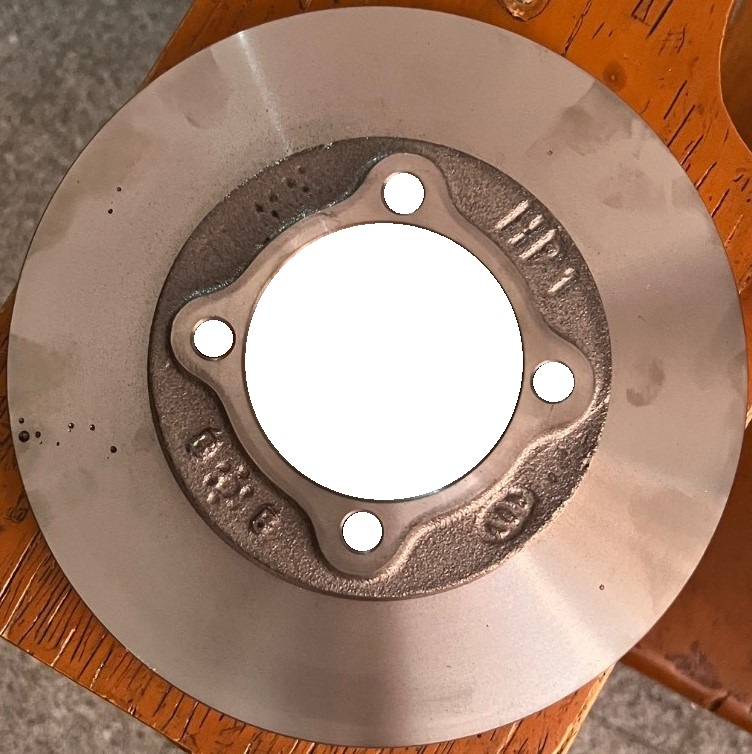
#> input picture Brake-disc-quality-control/img/disc.jpg, 752 x 754 px
$ python brake_disc_qc.py
#> lines starting #> are read from the running program, lines starting #| are printed output that depends on the picture; after the words box and inside, x2 and y2 are one past the last pixel; in counts of white or black regions, pixels touching at a corner belong together
import cv2
import numpy as np
import math
import os

# ==========================================
# PARAMETERS
# ==========================================

BASE_DIR = os.path.dirname(os.path.abspath(__file__))
DISC_IMAGE = os.path.join(BASE_DIR, "img", "disc.jpg")

OUTPUT_DIR = os.path.join(BASE_DIR, "outputs")
os.makedirs(OUTPUT_DIR, exist_ok=True)

# اندازه های واقعی اعلام شده
NOMINAL_CENTER_DIAMETER = 75.0      # mm - قطر سوراخ مرکزی
NOMINAL_OUTER_DIAMETER = 240.0      # mm - قطر بیرونی دیسک
NOMINAL_HOLE_DIAMETER = 10.0        # mm - قطر سوراخ های پیچ
NOMINAL_CROSS_DISTANCE = 93.0       # mm - فاصله ضربدری سوراخ ها

# ==========================================
# UTILITIES
# ==========================================

def distance(p1, p2):

    dx = float(p1[0]) - float(p2[0])
    dy = float(p1[1]) - float(p2[1])

    return np.sqrt(dx*dx + dy*dy)

def mm_round(x):
    return round(x, 1)

def circularity(cnt):
    area = cv2.contourArea(cnt)

    if area <= 0:
        return 0

    peri = cv2.arcLength(cnt, True)

    if peri <= 0:
        return 0

    return 4.0 * np.pi * area / (peri * peri)

# ==========================================
# LOAD IMAGE
# ==========================================

img = cv2.imread(DISC_IMAGE)
#> img is the input picture: shape (754, 752, 3); mean B, G, R 113.4, 131.9, 163.2

if img is None:
    raise Exception("disc.jpg not found")

original = img.copy()

gray = cv2.cvtColor(img, cv2.COLOR_BGR2GRAY)

gray = cv2.GaussianBlur(gray, (7,7), 1)

# ==========================================
# CENTRAL HOLE DETECTION (LOCAL ROI)
# ==========================================

h, w = gray.shape

# یک ROI تقریبی از مرکز تصویر
# این ROI فقط برای پیدا کردن سوراخ سفید وسط است
roi_x1 = 60
roi_y1 = 60
roi_x2 = 420
roi_y2 = 420

center_roi = gray[roi_y1:roi_y2, roi_x1:roi_x2]
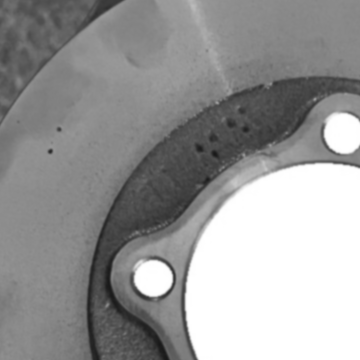
#> center_roi: shape (360, 360); min 24, max 255, mean 153.2

circles = cv2.HoughCircles(
    center_roi,
    cv2.HOUGH_GRADIENT,
    dp=1.2,
    minDist=80,
    param1=100,
    param2=20,
    minRadius=100,
    maxRadius=180
)
#> circles = [[325.8, 300.6, 140.9], [243, 255, 139.5], [115.8, 137.4, 102.6], [198.6, 327, 110.7]]

if circles is None:
    raise Exception("Central hole not detected")

circles = np.uint16(np.around(circles))
#> circles = [[326, 301, 141], [243, 255, 139], [116, 137, 103], [199, 327, 111]]

c = circles[0][0]
#> c = [326, 301, 141]
cx = int(c[0] + roi_x1)
#> cx = 386
cy = int(c[1] + roi_y1)
#> cy = 361
r_center = int(c[2])
#> r_center = 141

print("Central hole (px):", cx, cy, r_center)
#| Central hole (px): 386 361 141

# ==========================================
# HOLE DETECTION USING CONTOURS
# ==========================================

_, thresh = cv2.threshold(
    gray,
    180,
    255,
    cv2.THRESH_BINARY
)

kernel = np.ones((3,3), np.uint8)

thresh = cv2.morphologyEx(
    thresh,
    cv2.MORPH_OPEN,
    kernel
)
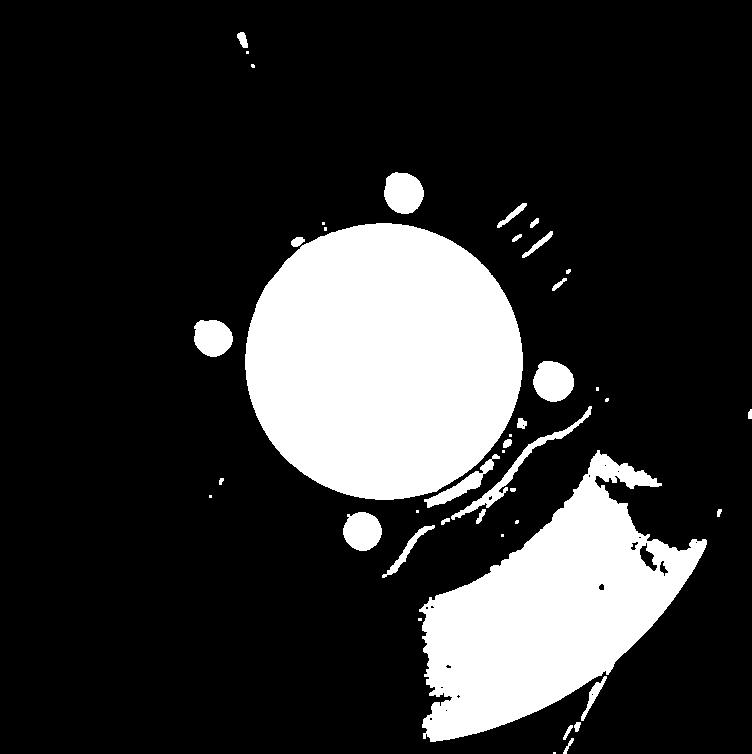
#> thresh: shape (754, 752); 19.4% white; 43 white regions (14 under 20 px)

contours, _ = cv2.findContours(
    thresh,
    cv2.RETR_EXTERNAL,
    cv2.CHAIN_APPROX_SIMPLE
)
#> contours = 43 contours, 18 with area under 20; largest, box (x1, y1, x2, y2) and area: (245, 223, 523, 500) 60051, (419, 450, 707, 742) 40031, (384, 172, 424, 214) 1248, (533, 361, 574, 402) 1238, (343, 512, 382, 551) 1118

print("Contours found =", len(contours))
#| Contours found = 43

candidates = []

for cnt in contours:

    area = cv2.contourArea(cnt)

    if area < 700:
        continue

    if area > 2000:
        continue

    circ = circularity(cnt)

    if circ < 0.75:
        continue

    (x, y), radius = cv2.minEnclosingCircle(cnt)

    x = int(x)
    y = int(y)

    dist_from_center = distance(
        (x, y),
        (cx, cy)
    )

    candidates.append(
        (
            x,
            y,
            radius,
            dist_from_center
        )
    )
#> this loop made 43 passes
#> after the loop, candidates = [(360, 529, 20.9, 170), (552, 379, 21.31, 167), (212, 335, 20.59, 175.9), (402, 192, 21.91, 169.8)]

# استفاده مستقیم از سوراخ های کاندید
holes = candidates
#> holes has the same summary as candidates

print("Candidates =", len(holes))
#| Candidates = 4

if len(candidates) != 4:
    raise Exception(f"Expected exactly 4 holes, but detected {len(candidates)}")

# مرتب سازی زاویه ای
angles = []

for h in holes:

    angle = math.atan2(
        float(h[1]) - float(cy),
        float(h[0]) - float(cx)
    )

    angles.append((angle, h))
#> this loop made 4 passes
#> (h, angle) on passes 1 to 4: ((360, 529, 20.9, 170), 1.72), ((552, 379, 21.31, 167), 0.108), ((212, 335, 20.59, 175.9), -2.99), ((402, 192, 21.91, 169.8), -1.48)
#> after the loop, angles = [(1.72, (360, 529, 20.9, 170)), (0.108, (552, 379, 21.31, 167)), (-2.99, (212, 335, 20.59, 175.9)), (-1.48, (402, 192, 21.91, 169.8))]

angles.sort()

holes = [x[1] for x in angles]
#> holes = [(212, 335, 20.59, 175.9), (402, 192, 21.91, 169.8), (552, 379, 21.31, 167), (360, 529, 20.9, 170)]

# ==========================================
# Refined bolt-circle center
# ==========================================

bolt_cx = np.mean([h[0] for h in holes])
#> bolt_cx = 381.5
bolt_cy = np.mean([h[1] for h in holes])
#> bolt_cy = 358.8

print("Bolt circle center =", round(bolt_cx, 2), round(bolt_cy, 2))
#| Bolt circle center = 381.5 358.75

# ==========================================
# POLISHED REGION (ANNULAR SURFACE)
# ==========================================

mask_outer = np.zeros(gray.shape, dtype=np.uint8)

outer = cv2.HoughCircles(
    gray,
    cv2.HOUGH_GRADIENT,
    dp=1.2,
    minDist=300,
    param1=120,
    param2=60,
    minRadius=320,
    maxRadius=420
)
#> outer = [[377.4, 376.2, 370.4]]

if outer is None:
    raise Exception("Outer disc not detected")

outer = np.uint16(np.around(outer))
#> outer = [[377, 376, 370]]

ox, oy, outer_circle_radius = outer[0][0]
#> ox = 377; oy = 376; outer_circle_radius = 370

# دایره آبی
outer_radius = int(outer_circle_radius)
#> outer_radius = 370

center_diameter_px = 2.0 * r_center
#> center_diameter_px = 282

outer_diameter_px = 2.0 * outer_radius
#> outer_diameter_px = 740

mm_per_pixel = (NOMINAL_OUTER_DIAMETER / outer_diameter_px)
#> mm_per_pixel = 0.324

print("Calibration reference: outer disc")

print(
    "Outer diameter (px):",
    mm_round(outer_diameter_px)
)
#| Outer diameter (px): 740.0

print(
    "Scale:",
    round(mm_per_pixel, 4),
    "mm/pixel"
)
#| Scale: 0.3243 mm/pixel

# ==========================================
# POLISHED REGION MASK - OUTER ANNULAR SURFACE ONLY
# ==========================================

# مرز داخلی سطح صیقلی
INNER_POLISHED_RATIO = 0.66

inner_polished_radius = int(outer_radius * INNER_POLISHED_RATIO)
#> inner_polished_radius = 244

# مرکز حلقه داخلی را با مرکز دایره بیرونی یکسان می‌گیریم
# تا ماسک حلقوی جابه‌جا نشود
ix, iy = int(ox), int(oy)
#> ix = 377; iy = 376

mask_outer = np.zeros(gray.shape, dtype=np.uint8)
mask_inner = np.zeros(gray.shape, dtype=np.uint8)

# کل ناحیه داخل لبه بیرونی دیسک
cv2.circle(
    mask_outer,
    (int(ox), int(oy)),
    outer_radius,
    255,
    -1
)

# حذف کامل بخش مرکزی دیسک؛ فقط حلقه بیرونی باقی می‌ماند
cv2.circle(
    mask_inner,
    (int(ox), int(oy)),
    inner_polished_radius,
    255,
    -1
)

polished_mask = cv2.subtract(mask_outer, mask_inner)
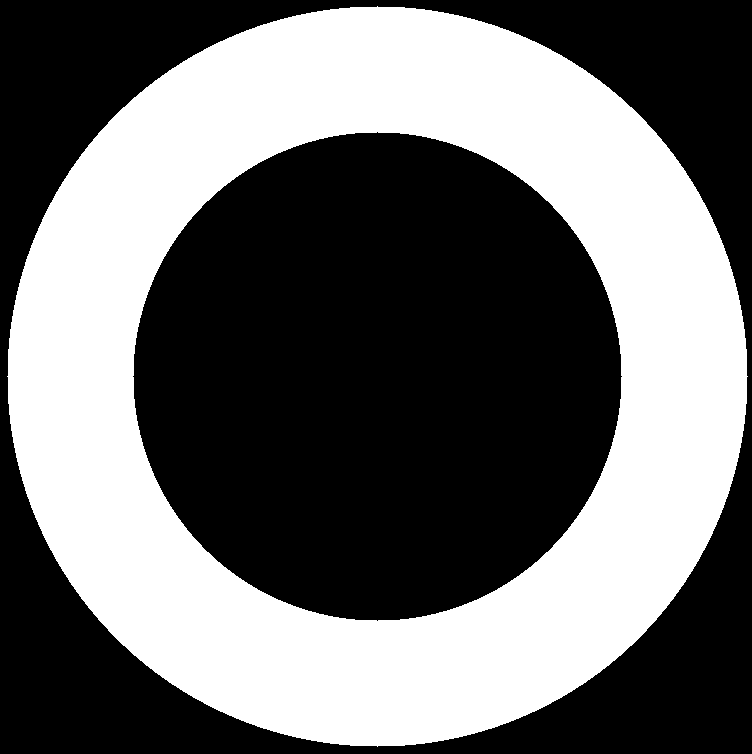
#> polished_mask: shape (754, 752); 42.9% white; 1 white region, box (x1, y1, x2, y2) and area: (7, 6, 748, 747) 243076

# حاشیه اطمینان اطراف چهار سوراخ نیز از ماسک حذف می‌شود
for h in holes:
    x, y, r, _ = h
    cv2.circle(polished_mask, (x, y), int(r * 2.8), 0, -1)
#> this loop made 4 passes
#> (h, x, y, r) on passes 1 to 4: ((212, 335, 20.59, 175.9), 212, 335, 20.59), ((402, 192, 21.91, 169.8), 402, 192, 21.91), ((552, 379, 21.31, 167), 552, 379, 21.31), ((360, 529, 20.9, 170), 360, 529, 20.9)

# ==========================================
# AREA DEFECT DETECTION
# ==========================================

# ROI فقط برای ذخیره و نمایش
roi = cv2.bitwise_and(gray, gray, mask=polished_mask)

# بلور را روی تصویر خاکستری کامل بزن، نه روی ROI صفرشده
bg = cv2.medianBlur(gray, 15)

# چون دنبال لکه‌های تیره هستیم:
# جاهایی که از زمینه محلی تیره‌ترند را حساب می‌کنیم
dark_diff = cv2.subtract(bg, gray)

# فقط داخل ناحیه صیقلی نگه دار
dark_diff = cv2.bitwise_and(dark_diff, dark_diff, mask=polished_mask)

# آستانه پایین‌تر برای دیدن لکه‌های سیاه
_, defect_mask = cv2.threshold(
    dark_diff,
    18,   # بین 12 تا 25 تست کن
    255,
    cv2.THRESH_BINARY
)
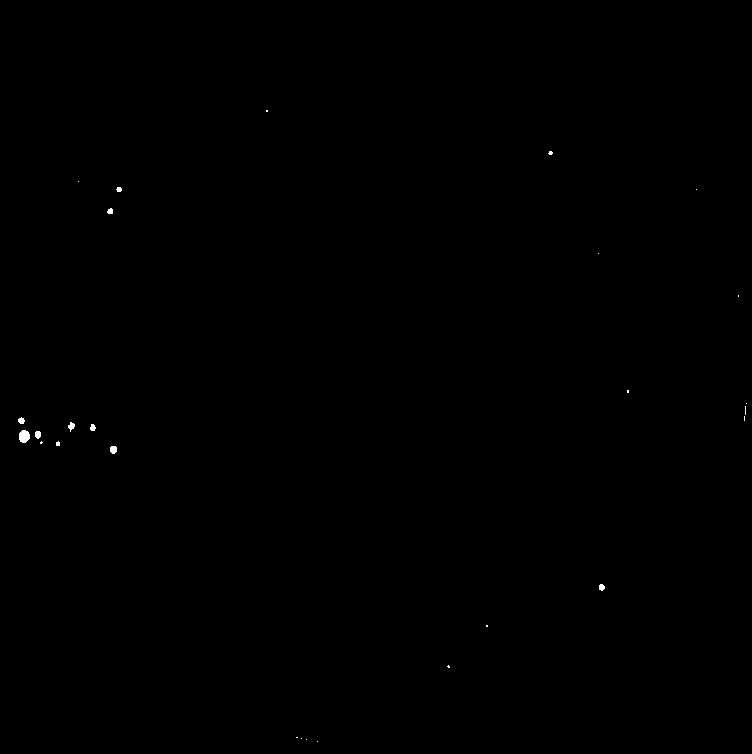
#> defect_mask: shape (754, 752); 0.08% white; 27 white regions (18 under 20 px), largest, box (x1, y1, x2, y2) and area: (19, 430, 30, 443) 114, (110, 446, 117, 454) 48, (68, 422, 75, 432) 40

# حذف نویزهای خیلی ریز
defect_mask = cv2.morphologyEx(
    defect_mask,
    cv2.MORPH_OPEN,
    np.ones((3,3), np.uint8)
)

# یکی کردن پیکسل‌های نزدیک به هم
defect_mask = cv2.morphologyEx(
    defect_mask,
    cv2.MORPH_CLOSE,
    np.ones((5,5), np.uint8)
)

# فقط داخل ماسک باقی بماند
defect_mask = cv2.bitwise_and(defect_mask, defect_mask, mask=polished_mask)

num_labels, labels, stats, _ = cv2.connectedComponentsWithStats(defect_mask)
#> num_labels = 12; stats = [[0, 0, 752, 754, 566605], [549, 151, 3, 4, 12], [117, 187, 5, 5, 23], [108, 209, 5, 5, 25], [18, 418, 6, 6, 32], [68, 423, 7, 6, 34], [90, 424, 5, 7, 30], [19, 430, 11, 13, 114], [35, 431, 6, 7, 38], [56, 442, 4, 4, 16], [110, 446, 7, 8, 48], [599, 584, 6, 6, 31]]

defects = []
defect_boxes = []

for i in range(1, num_labels):

    area_px = stats[i, cv2.CC_STAT_AREA]

    if area_px > 15:

        area_mm2 = area_px * (mm_per_pixel**2)

        defects.append(area_mm2)

        x = stats[i, cv2.CC_STAT_LEFT]
        y = stats[i, cv2.CC_STAT_TOP]
        w = stats[i, cv2.CC_STAT_WIDTH]
        h = stats[i, cv2.CC_STAT_HEIGHT]

        defect_boxes.append((x, y, w, h))
#> this loop made 11 passes
#> (area_px, area_mm2, x, y, w, h) on passes 2 to 5: (23, 2.42, 117, 187, 5, 5), (25, 2.63, 108, 209, 5, 5), (32, 3.37, 18, 418, 6, 6), (34, 3.58, 68, 423, 7, 6)
#> after the loop, defect_boxes = [(117, 187, 5, 5), (108, 209, 5, 5), (18, 418, 6, 6), (68, 423, 7, 6), (90, 424, 5, 7), (19, 430, 11, 13), (35, 431, 6, 7), (56, 442, 4, 4), (110, 446, 7, 8), (599, 584, 6, 6)]; defects = [2.42, 2.63, 3.37, 3.58, 3.16, 11.99, 4, 1.68, 5.05, 3.26]

# ==========================================
# MEASUREMENTS
# ==========================================

print("\n========== RESULTS ==========\n")

# ===== Centeral Hole =====
print("Central Hole =====")

center_diameter_mm = center_diameter_px * mm_per_pixel
#> center_diameter_mm = 91.46
center_deviation = center_diameter_mm - NOMINAL_CENTER_DIAMETER
#> center_deviation = 16.46

print("Measured =", mm_round(center_diameter_mm), "mm")
#| Measured = 91.5 mm
print("Nominal  =", NOMINAL_CENTER_DIAMETER, "mm")
print("Deviation =", mm_round(center_deviation), "mm")
#| Deviation = 16.5 mm

# ===== Bolt Holes =====
print("\nBolt Holes =====")

hole_centers = []

for idx, h in enumerate(holes):

    x,y,r,_ = h

    hole_centers.append((x,y))

    hole_diameter_mm = (2*r) * mm_per_pixel # قطر هر کدام از 4 سوراخ‌ها

    deviation = hole_diameter_mm - NOMINAL_HOLE_DIAMETER

    print(f"Hole {idx+1}")
    print("Measured =", mm_round(hole_diameter_mm), "mm")
    print("Nominal  =", NOMINAL_HOLE_DIAMETER, "mm")
    print("Deviation =", mm_round(deviation), "mm")
    print()
#> this loop made 4 passes
#> (h, x, y, r, hole_diameter_mm, deviation) on passes 1 to 4: ((212, 335, 20.59, 175.9), 212, 335, 20.59, 13.36, 3.36), ((402, 192, 21.91, 169.8), 402, 192, 21.91, 14.21, 4.21), ((552, 379, 21.31, 167), 552, 379, 21.31, 13.82, 3.82), ((360, 529, 20.9, 170), 360, 529, 20.9, 13.56, 3.56)
#> (printed output is left out)
#> after the loop, hole_centers = [(212, 335), (402, 192), (552, 379), (360, 529)]

# ===== CROSS DISTANCES =====
print("\nCross Distances =====")

cross_pairs = [(0,2),(1,3)] # فاصله مراکز 4 سوراخ بصورت ضربدری از هم

for a,b in cross_pairs:

    d_px = distance(
        hole_centers[a],
        hole_centers[b]
    )

    d_mm = d_px * mm_per_pixel

    deviation = d_mm - NOMINAL_CROSS_DISTANCE

    print(f"{a+1}-{b+1}")
    print("Measured =", mm_round(d_mm), "mm")
    print("Nominal  =", NOMINAL_CROSS_DISTANCE, "mm")
    print("Deviation =", mm_round(deviation), "mm")
    print()
#> this loop made 2 passes
#> (d_px, d_mm, deviation) on passes 1 to 2: (342.8, 111.2, 18.19), (339.6, 110.1, 17.14)
#> (printed output is left out)

# ===== BOLT CIRCLE CHECK =====
print("\nBolt Circle Analysis =====")

nominal_radius = NOMINAL_CROSS_DISTANCE / 2.0

radii_mm = []

for h in holes:

    x, y, _, _ = h

    # فاصله هر سوراخ تا مرکز سوراخ مرکزی
    rr = distance((x, y), (cx, cy))

    radii_mm.append(rr * mm_per_pixel)
#> this loop made 4 passes
#> (h, x, y, dx in distance, dy in distance, rr) on passes 1 to 4: ((212, 335, 20.59, 175.9), 212, 335, -174, -26, 175.9), ((402, 192, 21.91, 169.8), 402, 192, 16, -169, 169.8), ((552, 379, 21.31, 167), 552, 379, 166, 18, 167), ((360, 529, 20.9, 170), 360, 529, -26, 168, 170)
#> after the loop, radii_mm = [57.06, 55.06, 54.15, 55.14]

mean_radius = np.mean(radii_mm)
#> mean_radius = 55.35

print("Nominal Radius =", mm_round(nominal_radius), "mm")
print("Mean Measured Radius =", mm_round(mean_radius), "mm")
#| Mean Measured Radius = 55.4 mm
print()

for i, radius_mm in enumerate(radii_mm):

    nominal_deviation = radius_mm - nominal_radius

    # میزان خارج شدن هر سوراخ از دایره با شعاع ثابت
    fixed_circle_deviation = radius_mm - mean_radius

    print(f"Hole {i+1}")
    print("Measured Radius =", mm_round(radius_mm), "mm")
    print("Nominal Radius  =", mm_round(nominal_radius), "mm")
    print("Deviation from Nominal =", mm_round(nominal_deviation), "mm")
    print("Deviation from Fixed Circle =", mm_round(fixed_circle_deviation), "mm")
    print()
#> this loop made 4 passes
#> (radius_mm, nominal_deviation, fixed_circle_deviation) on passes 1 to 4: (57.06, 10.56, 1.71), (55.06, 8.56, -0.295), (54.15, 7.65, -1.2), (55.14, 8.64, -0.216)
#> (printed output is left out)

# ==========================================
# DEFECT REPORT
# ==========================================

print("\nSurface Defects =====")
print("Number of defects =", len(defects))
#| Number of defects = 10

for i,a in enumerate(defects):
    print(f"Defect {i+1} Area =", mm_round(a), "mm²")
#> this loop made 10 passes
#> a on passes 1 to 4: 2.42, 2.63, 3.37, 3.58
#> (printed output is left out)

# ==========================================
# VISUALIZATION
# ==========================================

vis = original.copy()

for idx, h in enumerate(holes):

    x,y,r,_ = h

    # دایره تشخیص داده‌شده‌ی سوراخ
    cv2.circle(vis, (x,y), int(r), (0,0,255), 2)

    # مرکز سوراخ
    cv2.circle(vis, (x,y), 2, (255,0,0), -1)

    # نمایش شماره سوراخ‌ها
    cv2.putText(
        vis,
        str(idx+1),
        (x+10, y),
        cv2.FONT_HERSHEY_SIMPLEX,
        0.7,
        (0,255,0),
        2
    )

# خط بین مرکز سوراخ مرکزی و مرکز محاسبه‌شده Bolt Circle
cv2.line(
    vis,
    (int(cx), int(cy)),
    (int(round(bolt_cx)), int(round(bolt_cy))),
    (255, 0, 255),
    2
)

# مرکز Bolt Circle محاسبه‌شده از میانگین مراکز چهار سوراخ
cv2.circle(
    vis,
    (int(round(bolt_cx)), int(round(bolt_cy))),
    4,
    (255, 255, 0),
    -1
)

# ==========================================
# Draw detected centers
# ==========================================

# دایره سبز دقیقاً روی سوراخ سفید مرکزی
cv2.circle(vis, (int(cx), int(cy)), int(r_center), (0, 255, 0), 2)

# نقطه سبز در مرکز واقعی سوراخ سفید
cv2.circle(vis, (int(cx), int(cy)), 5, (0, 255, 0), -1)

# مرز خارجی دیسک
cv2.circle(vis, (int(ox), int(oy)), outer_radius, (255,0,0), 2)

# مرز داخلی ناحیه صیقلی
cv2.circle(vis, (int(ix), int(iy)), int(inner_polished_radius), (0,255,0), 2)

# نمایش کادر عیوب
for x, y, box_w, box_h in defect_boxes:
    cv2.rectangle(vis, (x, y), (x + box_w, y + box_h), (0, 0, 255), 2)
#> this loop made 10 passes
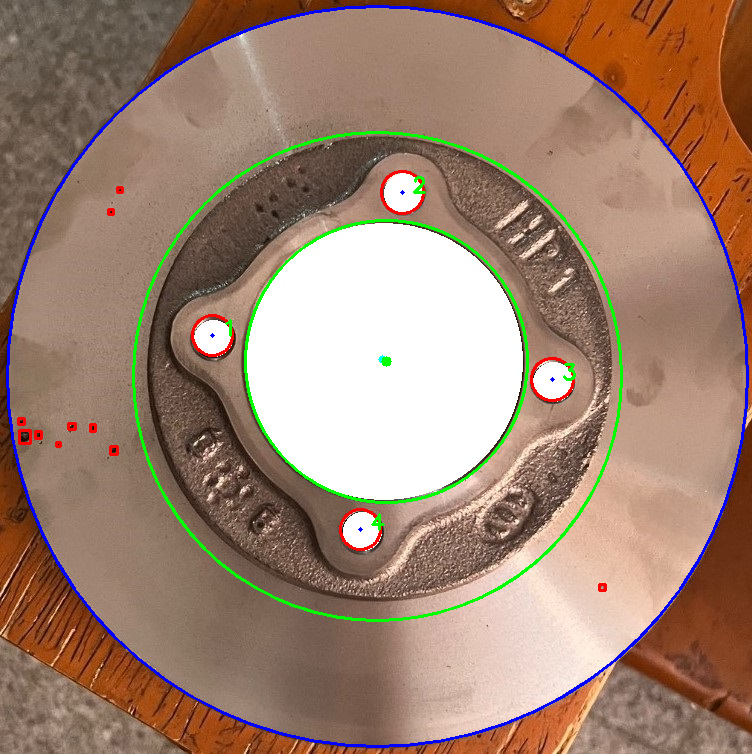
#> vis: shape (754, 752, 3); mean B, G, R 113.2, 131.5, 159.4

offset = distance((cx, cy), (bolt_cx, bolt_cy)) * mm_per_pixel
#> offset = 1.63

print("\n=== Center Offset ===")
print("Measured =", mm_round(offset), "mm")
#| Measured = 1.6 mm
print("Nominal  = 0.0 mm")
print("Deviation =", mm_round(offset), "mm")
#| Deviation = 1.6 mm

cv2.putText(
    vis,
    f"Holes : {len(holes)}",
    (20,30),
    cv2.FONT_HERSHEY_SIMPLEX,
    0.6,
    (255,255,255),
    2
)

cv2.putText(
    vis,
    f"Defects : {len(defects)}",
    (20,50),
    cv2.FONT_HERSHEY_SIMPLEX,
    0.6,
    (255,255,255),
    2
)

# Overlay ناحیه صیقلی
overlay = vis.copy()

overlay[polished_mask > 0] = (0,255,255)

cv2.addWeighted(overlay, 0.25, vis, 0.75, 0, vis)
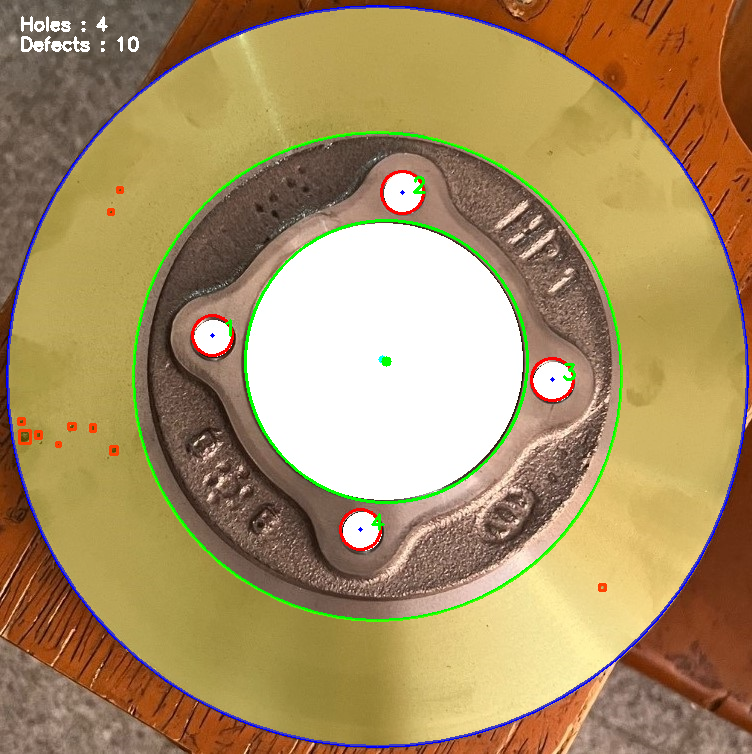
#> vis: shape (754, 752, 3); mean B, G, R 100.2, 144.2, 169.2

print()
# ذخیره خروجی‌ها
cv2.imwrite(
    os.path.join(OUTPUT_DIR, "polished_mask.jpg"),
    polished_mask
)
print("Saved: polished_mask.jpg")

cv2.imwrite(
    os.path.join(OUTPUT_DIR, "defect_mask.jpg"),
    defect_mask
)
print("Saved: defect_mask.jpg")

cv2.imwrite(
    os.path.join(OUTPUT_DIR, "roi.jpg"),
    roi
)
print("Saved: roi.jpg")

output_file = os.path.join(OUTPUT_DIR, "inspection_result.jpg")
cv2.imwrite(output_file, vis)

print("Saved: inspection_result.jpg")
